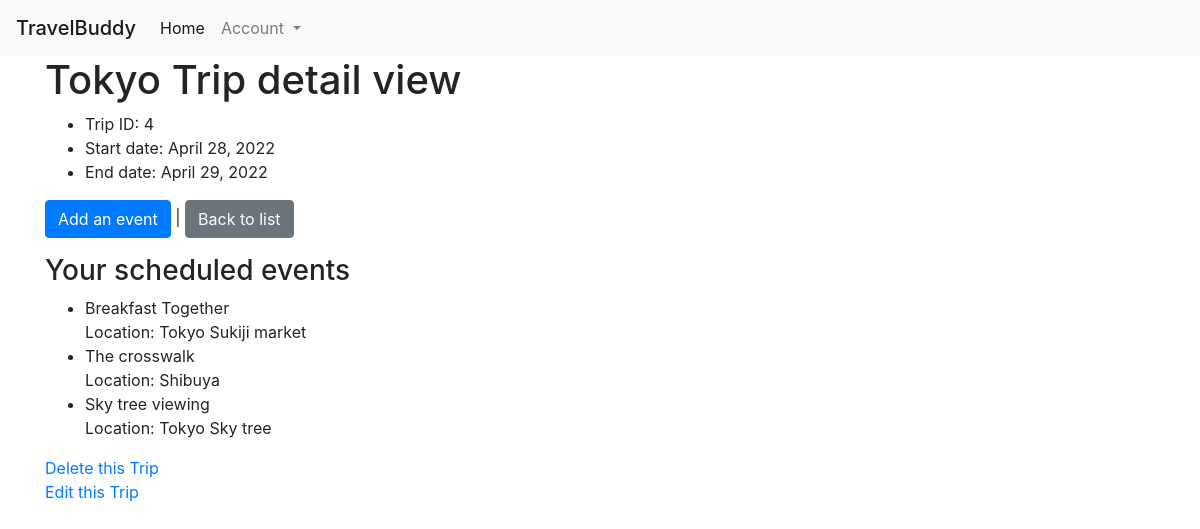
The app's page /trips/4 (signed in) with its own data.
### home/models.py (models this page shows)
class Trip(models.Model):
    name = models.CharField(max_length=200,
                            validators=[MinLengthValidator(3, "Trip title must be longer than 3 characters")]
                            )
    start_date = models.DateField(validators=[date_validator])
    end_date = models.DateField(validators=[date_validator])
    owner = models.ForeignKey(settings.AUTH_USER_MODEL, on_delete=models.CASCADE)
    def __str__(self):
        return self.name

class Event(models.Model):
    name = models.CharField(max_length=200,
                            validators=[MinLengthValidator(3, "Event title must be longer than 3 characters")]
                            )
    location= models.CharField(max_length=200, null=True)
    cost= models.DecimalField( max_digits=4 , decimal_places=2, default = 0)
    start_date = models.DateField(validators=[date_validator], null=True)
    end_date = models.DateField(validators=[date_validator], null=True)
    confirmed = models.BooleanField(default=False)
    trip = models.ForeignKey(Trip, on_delete=models.CASCADE, null=True)
    def __str__(self):
        return self.name

### home/views.py (the view)
# urls.py: path('trips/<int:pk>', views.TripDetailView.as_view() , name='trip_detail'),
class TripDetailView(OwnerDetailView):
    model = Trip
    template_name = "home/trip_detail.html"
    def get(self, request, pk):
        t = Trip.objects.get(id=pk)
        events = Event.objects.filter(trip = t)
        ctx = {'trip': t, 'events':events, 'ct': 0}
        return render(request, self.template_name, ctx)

### home/templates/home/trip_detail.html (shortened to what this page needs)
{% extends "base_bootstrap.html" %}
{% block content %}
<h1> {{ trip }} detail view </h1>
<ul>
    <li> Trip ID: {{ trip.id }}  </li>
    <li> Start date: {{ trip.start_date }} </li>
    <li> End date: {{ trip.end_date }} </li>
</ul>
<a href="{% url 'home:event_create' trip.id %}" class="btn btn-primary">Add an event</a> |
<a href="{% url 'home:trip_list' %}" class="btn btn-secondary">Back to list</a>
<h3> Your scheduled events </h3>
{% if events %}
<ul>
    {% for event in events %}
    <li>{{event}} <br> Location: {{ event.location }}</li>
    {% endfor %}
</ul>
{% else %}
<p> --Currently no events confirmed for your trip-- </p>
{% endif %}
{% if trip.owner == user %}
<a href="{% url 'home:trip_delete' trip.id %}"> Delete this Trip </a><br>
<a href="{% url 'home:trip_update' trip.id %}"> Edit this Trip </a>
{% endif %}
{% endblock %}

### records on screen
Trip: name "Tokyo Trip", id "4", start_date "April 28, 2022", end_date "April 29, 2022"
Event: name "Breakfast Together", location "Tokyo Sukiji market"
Event: name "The crosswalk", location "Shibuya"
Event: name "Sky tree viewing", location "Tokyo Sky tree"
